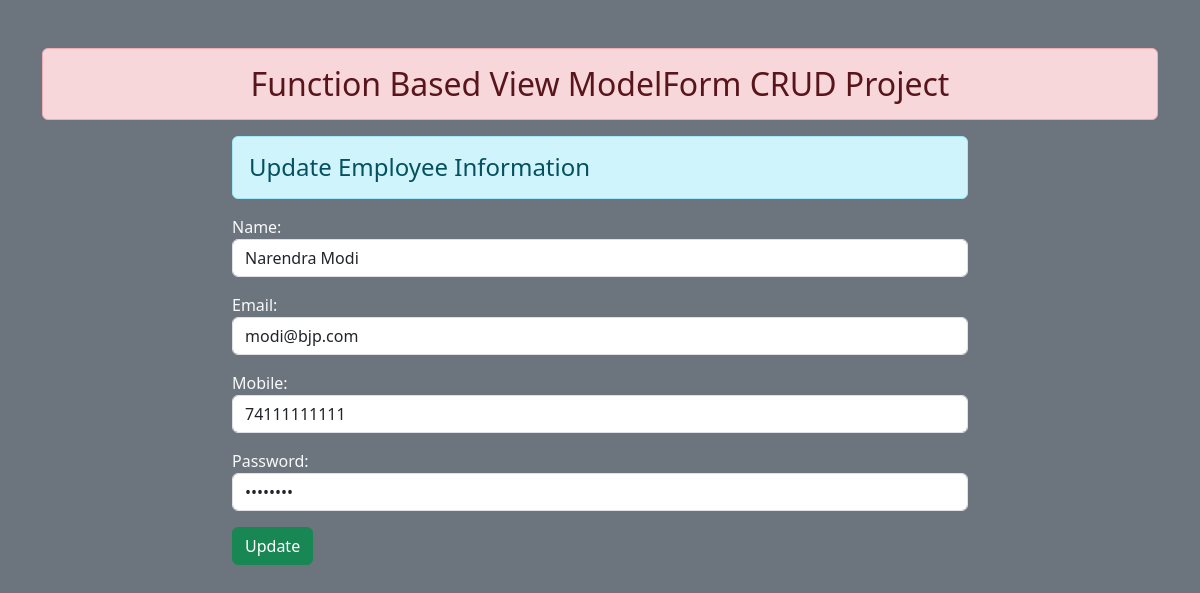
The app's page /update/26/ with its own data.
### myapp/models.py (models this page shows)
class User(models.Model):
    name = models.CharField(max_length=70)
    email = models.EmailField()
    mobile = models.IntegerField()
    password = models.CharField(max_length=20)

### myapp/views.py (the view)
# urls.py: path('update/<int:id>/',views.update_data, name='updatedata'),
def update_data(request,id):
    if request.method=='POST':
        pi = User.objects.get(pk=id)
        fm = EmployeeRegistration(request.POST, instance=pi)
        if fm.is_valid():
            fm.save()
        return redirect('add_show')
    else:
        pi = User.objects.get(pk=id)
        fm = EmployeeRegistration(instance=pi)
    return render(request, 'update.html',{'form':fm})

### myapp/forms.py
class EmployeeRegistration(forms.ModelForm):
    class Meta:
        model = User
        fields = ['name', 'email', 'mobile', 'password']
        widgets = {
            'name' : forms.TextInput(attrs={'class':'form-control'}),
            'email' : forms.EmailInput(attrs={'class':'form-control'}),
            'mobile' : forms.NumberInput(attrs={'class':'form-control'}),
            'password' : forms.PasswordInput(render_value=True, attrs={'class':'form-control'}),
        }

### template/update.html (shortened to what this page needs)
{% extends 'base.html' %}
{% load static %}
{% block main-container %}
<div class="row">
    <div class="col-sm-8 offset-2">
        <h4 class="alert alert-info">Update Employee Information</h4>
        <form action="" method="POST" class="fw-medium text-light">
            {{form.as_p}}
            <input type="submit" value="Update" class="btn btn-success">
        </form>
    </div>
</div>
{% endblock main-container %}

### records on screen
User: name "Narendra Modi", email "modi@bjp.com", mobile "74111111111"
